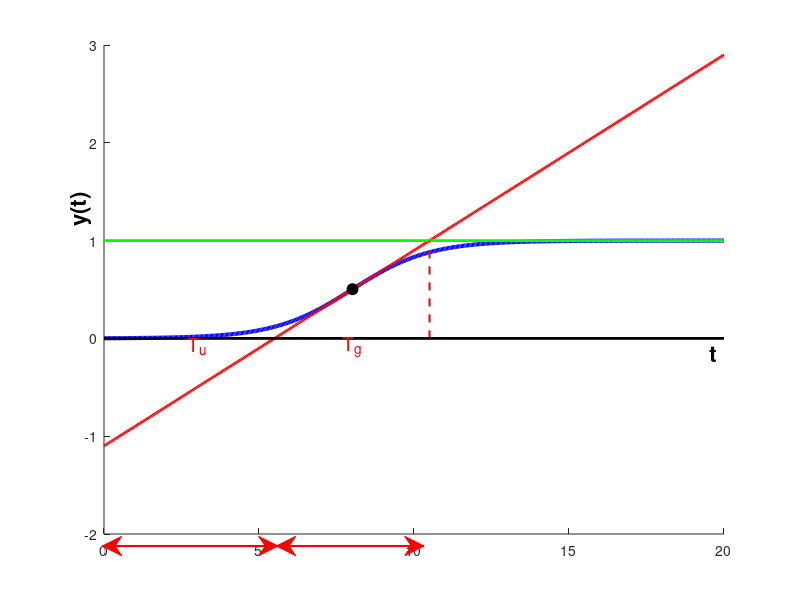

Here is the MATLAB script that generated this plot: (Note: this script raises an error after producing the figure.)
close all;

% Parameter
t = linspace(0, 20, 500);
Tu = 3;    
Tg = 10;   
Y_end = 1; 

% Signal (sigmoid als Beispiel)
y = Y_end ./ (1 + exp(-0.8*(t - (Tu + Tg/2)))); 

% Tangentenberechnung
dy = gradient(y, t(2)-t(1));
[max_slope, i_max] = max(dy);
t0 = t(i_max);
y0 = y(i_max);
y_tang = max_slope * (t - t0) + y0;
t_end_tang = (Y_end - y0)/max_slope + t0;
t_u = t0 - y0/max_slope;

% Pfeil-Parameter
arrowYpos = 0.09;          % vertikale Höhe der Pfeile (gleich für beide)
arrowWidth_Tu = 0.072;     % halbe Breite Pfeil T_u
arrowXoffset_Tu = 0.035;     % horizontaler Offset Pfeil T_u
arrowWidth_Tg = 0.055;      % halbe Breite Pfeil T_g
arrowXoffset_Tg = 0.16;    % horizontaler Offset Pfeil T_g

figure('Position',[100 100 700 500])
hold on

% Plots
plot(t, y, 'b-', 'LineWidth', 3)
plot(t, y_tang, 'r-', 'LineWidth', 2)
plot([0 max(t)], [Y_end Y_end], 'g-', 'LineWidth', 2)
plot(t0, y0, 'ko', 'MarkerFaceColor', 'k', 'MarkerSize', 8)
plot([t_end_tang t_end_tang], [0 Y_end], 'r--', 'LineWidth', 1.5)
% plot([0 t0], [y0 y0], 'b--', 'LineWidth', 1.5) % optional

% X-Achse bei y=0 als dicke Linie zeichnen
plot([0 max(t)], [0 0], 'k-', 'LineWidth', 2)

% Pfeil Tu
annotation('doublearrow', ...
    [(t_u / max(t))*0.6 + arrowXoffset_Tu - arrowWidth_Tu, (t0 / max(t))*0.6 + arrowXoffset_Tu + arrowWidth_Tu], ...
    [arrowYpos arrowYpos], 'Color','r', 'LineWidth',1.5);
text(3, -0.08, 'T_u','Color','r', 'FontSize', 14, 'HorizontalAlignment', 'center')

% Pfeil Tg
annotation('doublearrow', ...
    [(t0 / max(t))*0.6 + arrowXoffset_Tg - arrowWidth_Tg, (t_end_tang / max(t))*0.6 + arrowXoffset_Tg + arrowWidth_Tg], ...
    [arrowYpos arrowYpos], 'Color','r', 'LineWidth',1.5);
text(8, -0.08, 'T_g','Color','r', 'FontSize', 14, 'HorizontalAlignment', 'center')

% Remove default axis labels
% xlabel('t', 'FontSize', 16, 'FontWeight', 'bold')
% ylabel('y(t)', 'FontSize', 16, 'FontWeight', 'bold')

% Add customized axis labels at axis ends
text(max(t)*0.99, -0.075, 't', 'FontSize', 16, 'FontWeight', 'bold', ...
    'HorizontalAlignment', 'right', 'VerticalAlignment', 'top')

text(-0.8, Y_end + 0.15, 'y(t)', 'FontSize', 16, 'FontWeight', 'bold', ...
    'HorizontalAlignment', 'left', 'VerticalAlignment', 'middle', 'Rotation', 90)

ax = gca;
ax.XColor = 'k';  
ax.YColor = 'k';
ax.LineWidth = 1.5;

% Remove tick labels on both axes
ax.XTickLabel = [];
ax.YTickLabel = [];

% Achsenlimits – unteren y-Wert auf 0 setzen
ylim([0 Y_end + 0.2])
xlim([0 max(t)])

% Achsenpfeile
plot([max(t)*0.97 max(t)*1.03], [0 0], 'k-', 'LineWidth', 1.5)
plot([max(t) max(t)*1.03], [0 0.05], 'k-', 'LineWidth', 1.5)
plot([max(t) max(t)*1.03], [0 -0.05], 'k-',  'LineWidth', 1.5)

plot([0 0], [Y_end*0.97 Y_end*1.03], 'k-', 'LineWidth', 1.5)
plot([-0.15 0], [Y_end*1.03 Y_end*1.05], 'k-', 'LineWidth', 1.5)
plot([0.15 0], [Y_end*1.03 Y_end*1.05], 'k-',  'LineWidth', 1.5)

box off
hold off